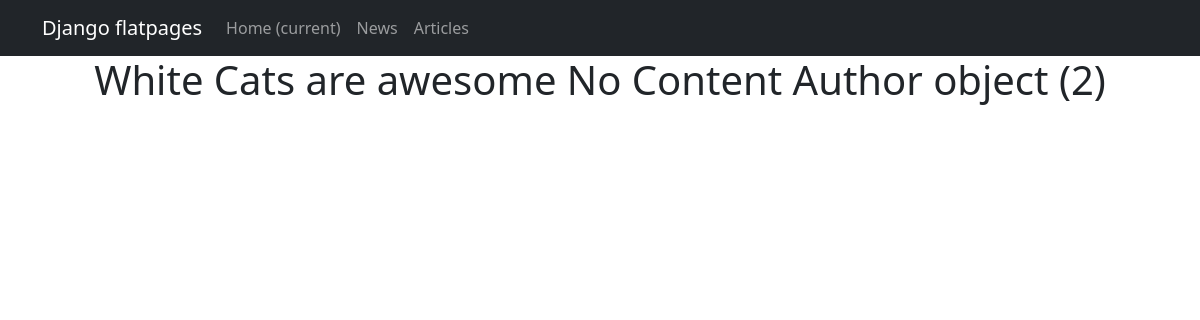
Screenshot of /news/1 with the database file from the repository.
### news/models.py (models this page shows, shortened)
class Post(models.Model):
    ARTICLE = 'AR'
    NEWS = 'NW'
    POST_CHOICES = [
        ('AR', 'Article'),
        ('NW', 'News')
    ]
    title = models.CharField(max_length=50, unique=True)
    author = models.ForeignKey(Author, on_delete=models.CASCADE)
    type_choice = models.CharField(choices=POST_CHOICES, default='News', max_length=10)
    time_created = models.DateTimeField(auto_now_add=True)
    category = models.ManyToManyField(Category, through='PostCategory')
    content = models.TextField(default='No Content')
    rating = models.IntegerField(default=0)

class Author(models.Model):
    name = models.OneToOneField(User, on_delete=models.CASCADE)
    rating = models.IntegerField(default=0)

### news/views.py (the view)
# urls.py: path('<int:pk>', PostsDetail.as_view())
class PostsDetail(DetailView):
    model = Post
    template_name = 'post.html'
    context_object_name = 'post'

### templates/post.html (shortened to what this page needs)
{% extends 'flatpages/default.html' %}
{% block content %}
<h1>{{ post.title }}
    {{ post.content }}
    {{ post.author }}
</h1>
{% endblock content %}

### rows the page displays
Post: title "White Cats are awesome", content "No Content", author "Author object (2)"
